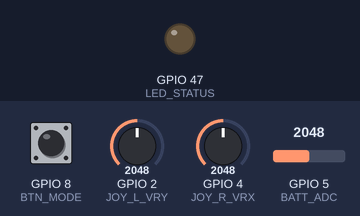
The sketch below on a simulated ESP32-C3. On the bench: output pins drawn as LEDs (lit = HIGH). Dashed ring = blinking. The test bench sets the inputs (shaded band); at power-on: GPIO 2 (JOY_L_VRY) = 2048, GPIO 4 (JOY_R_VRX) = 2048, GPIO 5 (BATT_ADC) = 2048, GPIO 8 (BTN_MODE) HIGH (analog values on the 0–4095 scale). What the sketch prints to the serial monitor is not drawn.

Above: at 0.6 s.
At 3.8 s:
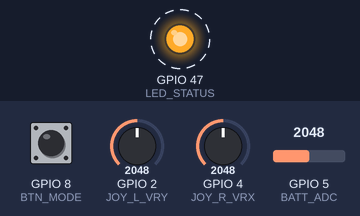
3.9 s: GPIO 2 (JOY_L_VRY) set to 2866
7.4 s: GPIO 4 (JOY_R_VRX) set to 2866
10.9 s: GPIO 5 (BATT_ADC) set to 1228
14.8 s: GPIO 8 (BTN_MODE) pulled LOW for 0.15 s
18.3 s: GPIO 8 (BTN_MODE) pulled LOW for 1 s
21.8 s: GPIO 2 (JOY_L_VRY) set to 3040
Timing chart, 0 to 26.3 s (numbered marks = the images above; inputs shaded):
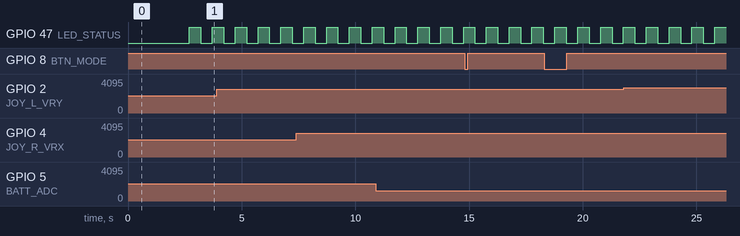

The sketch:

remote_controller.ino
```cpp
/*
 * ============================================================
 * ESP32-S3 遥控器固件 - 二驱小车控制系统
 * ============================================================
 *
 * 硬件平台: ESP32-S3 (WROOM-1)
 * 通信协议: ESP-NOW (2.4GHz, 低延迟点对点)
 * 接收端:   ESP32-C3 (小车端接收器)
 *
 * 输入设备:
 *   左摇杆 (KY-023): Y轴=速度控制 (前进/后退)
 *   右摇杆 (KY-023): X轴=方向控制 (左转/右转)
 *   模式按键: 手动控制/自动运行 切换
 *
 * 供电: 3.7V 锂电池 (18650/锂聚合物) + 升压模块
 *
 * ESP-NOW 数据包格式 (6字节):
 *   [0] Header  (0xAA)
 *   [1] Type    (0x01=控制, 0x03=心跳)
 *   [2] Velocity (int8, -100~100, 左摇杆Y轴)
 *   [3] Turn    (int8, -100~100, 右摇杆X轴)
 *   [4] Flags   (bit0=当前模式: 0=手动, 1=自动; bit1=模式切换请求)
 *   [5] Checksum (XOR of [0]~[4])
 */

#include <esp_now.h>
#include <WiFi.h>

// ============================================================
// 引脚定义 - ESP32-S3 遥控器
// ============================================================

// 左摇杆 (速度控制)
#define JOY_L_VRY 2  // GPIO2  (ADC1_CH1) - 速度 (前后)

// 右摇杆 (方向控制)
#define JOY_R_VRX 4  // GPIO4  (ADC1_CH3) - 方向 (左右)

// 模式按键
#define BTN_MODE 8  // GPIO8  - 手动/自动切换

// 输出
#define LED_STATUS 47  // GPIO47 - 状态指示LED

// 电池检测
#define BATT_ADC 5  // GPIO5  (ADC1_CH4) - 电池电压

// ============================================================
// ESP-NOW 配置
// ============================================================

uint8_t CAR_MAC[] = { 0x90, 0x70, 0x69, 0xAD, 0xFA, 0xCC };

#define ESP_NOW_CHANNEL 1

// ============================================================
// 系统参数
// ============================================================

#define SEND_INTERVAL_MS 50
#define HEARTBEAT_INTERVAL 500
#define ADC_SAMPLES 4
#define ADC_RANGE 4095
#define JOYSTICK_CENTER_DEFAULT 2048
#define JOYSTICK_BASE_DEADZONE 220
#define JOYSTICK_MAX_DEADZONE 420
#define JOYSTICK_RAW_MARGIN 48
#define JOYSTICK_CALIBRATION_SAMPLES 80
#define JOYSTICK_CALIBRATION_DELAY_MS 8
#define BATT_LOW_THRESHOLD 3.3f
#define BATT_FULL_VOLTAGE 4.2f
#define BATT_DIVIDER_RATIO 2.0f

// ============================================================
// 数据包定义
// ============================================================

#define PKT_HEADER 0xAA
#define PKT_CTRL 0x01
#define PKT_HEARTBEAT 0x03

#define FLAG_AUTO_MODE 0x01
#define FLAG_MODE_SWITCH_REQUEST 0x02

typedef struct {
  uint8_t header;
  uint8_t type;
  int8_t velocity;
  int8_t turn;
  uint8_t flags;
  uint8_t checksum;
} __attribute__((packed)) ControlPacket;

typedef struct {
  uint8_t header;
  uint8_t type;
  uint8_t batteryVx10;
  int8_t encSpeedL;
  int8_t encSpeedR;
  uint8_t statusFlags;
  uint8_t checksum;
} __attribute__((packed)) StatusPacket;

// ============================================================
// 全局变量
// ============================================================

ControlPacket txPacket;

typedef struct {
  uint8_t pin;
  int center;
  int minValue;
  int maxValue;
  int deadzone;
  bool invert;
} JoystickAxis;

bool espNowReady = false;
bool carOnline = false;
bool autoMode = false;
unsigned long modeSwitchRequestUntil = 0;

unsigned long lastSendTime = 0;
unsigned long lastHeartbeatTime = 0;
unsigned long lastCarResponse = 0;

int joyLVy = 0;
int joyRVx = 0;

JoystickAxis speedAxis = { JOY_L_VRY, JOYSTICK_CENTER_DEFAULT, 0, ADC_RANGE, JOYSTICK_BASE_DEADZONE, false };
JoystickAxis turnAxis = { JOY_R_VRX, JOYSTICK_CENTER_DEFAULT, 0, ADC_RANGE, JOYSTICK_BASE_DEADZONE, false };

float batteryVoltage = 4.0f;

typedef struct {
  uint8_t pin;
  bool lastState;
  bool currentState;
  unsigned long lastDebounceTime;
} Button;

Button btnMode = { BTN_MODE, HIGH, HIGH, 0 };

#define DEBOUNCE_DELAY 50

// ============================================================
// ADC 读取 (带均值滤波)
// ============================================================

int readAdcAvg(int pin) {
  analogRead(pin);
  delayMicroseconds(200);
  long sum = 0;
  for (int i = 0; i < ADC_SAMPLES; i++) {
    sum += analogRead(pin);
    delayMicroseconds(50);
  }
  return (int)(sum / ADC_SAMPLES);
}

int readAdcMedian(int pin) {
  int samples[9];
  for (int i = 0; i < 9; i++) {
    samples[i] = analogRead(pin);
    delayMicroseconds(30);
  }
  for (int i = 0; i < 8; i++) {
    for (int j = i + 1; j < 9; j++) {
      if (samples[j] < samples[i]) {
        int temp = samples[i];
        samples[i] = samples[j];
        samples[j] = temp;
      }
    }
  }
  return samples[4];
}

int readJoystickRaw(int pin) {
  int avg = readAdcAvg(pin);
  int median = readAdcMedian(pin);
  return (avg + median) / 2;
}

// ============================================================
// 摇杆读取与映射
// ============================================================

void calibrateAxis(JoystickAxis *axis, const char *axisName) {
  long sum = 0;
  int sampleMin = ADC_RANGE;
  int sampleMax = 0;

  for (int i = 0; i < JOYSTICK_CALIBRATION_SAMPLES; i++) {
    int raw = readJoystickRaw(axis->pin);
    sum += raw;
    sampleMin = min(sampleMin, raw);
    sampleMax = max(sampleMax, raw);
    delay(JOYSTICK_CALIBRATION_DELAY_MS);
  }

  axis->center = constrain((int)(sum / JOYSTICK_CALIBRATION_SAMPLES), 0, ADC_RANGE);
  axis->minValue = 0;
  axis->maxValue = ADC_RANGE;

  int centerNoise = max(abs(sampleMax - axis->center), abs(axis->center - sampleMin));
  axis->deadzone = constrain(max(JOYSTICK_BASE_DEADZONE, centerNoise * 4 + JOYSTICK_RAW_MARGIN),
                             JOYSTICK_BASE_DEADZONE, JOYSTICK_MAX_DEADZONE);

  Serial.printf("[校准] %s 中心=%d 采样范围=%d~%d 死区=%d\n",
                axisName, axis->center, sampleMin, sampleMax, axis->deadzone);
}

void calibrateJoysticks() {
  Serial.println("[校准] 请松开摇杆并保持自然回中...");
  delay(300);
  calibrateAxis(&speedAxis, "速度轴");
  calibrateAxis(&turnAxis, "转向轴");
}

int mapJoystick(const JoystickAxis &axis, int rawValue) {
  long centered = (long)rawValue - axis.center;
  if (abs(centered) <= axis.deadzone) {
    return 0;
  }

  long magnitude = abs(centered) - axis.deadzone;
  long span = centered > 0
                ? (long)axis.maxValue - axis.center - axis.deadzone
                : (long)axis.center - axis.minValue - axis.deadzone;
  span = max(1L, span);

  int mapped = (int)((magnitude * 100L) / span);
  mapped = constrain(mapped, 0, 100);

  if (centered < 0) {
    mapped = -mapped;
  }
  if (axis.invert) {
    mapped = -mapped;
  }

  return mapped;
}

void readJoysticks() {
  int rawL = readJoystickRaw(JOY_L_VRY);
  int rawR = readJoystickRaw(JOY_R_VRX);
  joyLVy = mapJoystick(speedAxis, rawL);
  joyRVx = mapJoystick(turnAxis, rawR);

  static unsigned long lastDebug = 0;
  static int prevRawL = 0, prevRawR = 0;
  if (millis() - lastDebug > 100) {
    int deltaL = abs(rawL - prevRawL);
    int deltaR = abs(rawR - prevRawR);
    Serial.printf("[摇杆] RAW L=%4d C=%4d(%+3d) R=%4d C=%4d(%+3d) | MAP V=%4d T=%4d\n",
                  rawL, speedAxis.center, deltaL, rawR, turnAxis.center, deltaR, joyLVy, joyRVx);
    prevRawL = rawL;
    prevRawR = rawR;
    lastDebug = millis();
  }
}

// ============================================================
// 按键处理 (去抖)
// ============================================================

bool updateButton(Button *btn) {
  bool reading = digitalRead(btn->pin);

  if (reading != btn->lastState) {
    btn->lastDebounceTime = millis();
  }

  if ((millis() - btn->lastDebounceTime) > DEBOUNCE_DELAY) {
    if (reading != btn->currentState) {
      btn->currentState = reading;
      if (btn->currentState == LOW) {
        btn->lastState = reading;
        return true;
      }
    }
  }

  btn->lastState = reading;
  return false;
}

void handleButtons() {
  if (updateButton(&btnMode)) {
    autoMode = !autoMode;
    modeSwitchRequestUntil = millis() + 300;
    Serial.print("[按键] 模式切换: ");
    Serial.println(autoMode ? "自动运行" : "手动控制");
  }
}

// ============================================================
// 电池电压检测
// ============================================================

void checkBattery() {
  int raw = readAdcAvg(BATT_ADC);
  float adcVoltage = raw * (3.3f / ADC_RANGE);
  batteryVoltage = adcVoltage * BATT_DIVIDER_RATIO;

  if (batteryVoltage < BATT_LOW_THRESHOLD) {
    static unsigned long lastWarn = 0;
    if (millis() - lastWarn > 3000) {
      Serial.print("[警告] 遥控器电池低压: ");
      Serial.print(batteryVoltage);
      Serial.println("V");
      lastWarn = millis();
    }
  }
}

// ============================================================
// ESP-NOW 回调
// ============================================================

void onSend(const uint8_t *macAddr, esp_now_send_status_t status) {
  if (status != ESP_NOW_SEND_SUCCESS) {
    Serial.println("[ESP-NOW] 发送失败");
  }
}

void onRecv(const uint8_t *mac_addr, const uint8_t *data, int len) {
  if (len < 2) return;

  if (data[0] == 0xBB && data[1] == 0x01 && len >= sizeof(StatusPacket)) {
    lastCarResponse = millis();
    carOnline = true;

    StatusPacket pkt;
    memcpy(&pkt, data, sizeof(pkt));

    uint8_t cs = calcChecksum((uint8_t *)&pkt, sizeof(pkt) - 1);
    if (cs != pkt.checksum) return;

    float carBatt = pkt.batteryVx10 / 10.0f;

    if (carBatt < 10.0f) {
      static unsigned long lastCarWarn = 0;
      if (millis() - lastCarWarn > 5000) {
        Serial.print("[警告] 小车电池低压: ");
        Serial.print(carBatt);
        Serial.println("V");
        lastCarWarn = millis();
      }
    }
  }
}

// ============================================================
// ESP-NOW 初始化
// ============================================================

bool initEspNow() {
  WiFi.mode(WIFI_STA);

  if (esp_now_init() != ESP_OK) {
    Serial.println("[ESP-NOW] 初始化失败!");
    return false;
  }

  esp_now_register_send_cb(onSend);
  esp_now_register_recv_cb(onRecv);

  esp_now_peer_info_t peerInfo = {};
  memcpy(peerInfo.peer_addr, CAR_MAC, 6);
  peerInfo.channel = ESP_NOW_CHANNEL;
  peerInfo.encrypt = false;

  if (esp_now_add_peer(&peerInfo) != ESP_OK) {
    Serial.println("[ESP-NOW] 添加对端失败!");
    return false;
  }

  Serial.println("[ESP-NOW] 初始化成功");
  Serial.print("[ESP-NOW] 本机MAC: ");
  Serial.println(WiFi.macAddress());
  Serial.print("[ESP-NOW] 目标MAC: ");
  Serial.printf("%02X:%02X:%02X:%02X:%02X:%02X\n",
                CAR_MAC[0], CAR_MAC[1], CAR_MAC[2],
                CAR_MAC[3], CAR_MAC[4], CAR_MAC[5]);

  return true;
}

// ============================================================
// 数据包构建与发送
// ============================================================

uint8_t calcChecksum(const uint8_t *data, int len) {
  uint8_t cs = 0;
  for (int i = 0; i < len; i++) {
    cs ^= data[i];
  }
  return cs;
}

void buildControlPacket() {
  int8_t vel = (int8_t)joyLVy;
  int8_t trn = (int8_t)joyRVx;

  if (autoMode) {
    vel = 0;
    trn = 0;
  }

  txPacket.header = PKT_HEADER;
  txPacket.type = PKT_CTRL;
  txPacket.velocity = vel;
  txPacket.turn = trn;
  txPacket.flags = 0;
  if (autoMode) txPacket.flags |= FLAG_AUTO_MODE;
  if (millis() < modeSwitchRequestUntil) txPacket.flags |= FLAG_MODE_SWITCH_REQUEST;
  txPacket.checksum = calcChecksum((uint8_t *)&txPacket, sizeof(txPacket) - 1);
}

void sendControlPacket() {
  if (!espNowReady) return;

  buildControlPacket();

  esp_err_t result = esp_now_send(CAR_MAC, (uint8_t *)&txPacket, sizeof(txPacket));

  if (result != ESP_OK) {
    Serial.println("[ESP-NOW] 发送错误");
  }
}

void sendHeartbeat() {
  if (!espNowReady) return;

  ControlPacket hb = {};
  hb.header = PKT_HEADER;
  hb.type = PKT_HEARTBEAT;
  hb.flags = autoMode ? FLAG_AUTO_MODE : 0;
  if (millis() < modeSwitchRequestUntil) hb.flags |= FLAG_MODE_SWITCH_REQUEST;
  hb.checksum = calcChecksum((uint8_t *)&hb, sizeof(hb) - 1);

  esp_now_send(CAR_MAC, (uint8_t *)&hb, sizeof(hb));
}

// ============================================================
// 状态 LED 控制
// ============================================================

void updateStatusLed() {
  static unsigned long lastToggle = 0;
  static bool ledState = false;

  if (!carOnline) {
    if (millis() - lastToggle > 500) {
      ledState = !ledState;
      digitalWrite(LED_STATUS, ledState);
      lastToggle = millis();
    }
  } else if (autoMode) {
    if (millis() - lastToggle > 800) {
      ledState = !ledState;
      digitalWrite(LED_STATUS, ledState);
      lastToggle = millis();
    }
  } else if (batteryVoltage < BATT_LOW_THRESHOLD) {
    if (millis() - lastToggle > 1000) {
      ledState = !ledState;
      digitalWrite(LED_STATUS, ledState);
      lastToggle = millis();
    }
  } else {
    digitalWrite(LED_STATUS, HIGH);
  }
}

// ============================================================
// 串口状态打印
// ============================================================

void printStatus() {
  Serial.println(F("========== 遥控器状态 =========="));
  Serial.printf("  小车在线: %s\n", carOnline ? "是" : "否");
  Serial.printf("  控制模式: %s\n", autoMode ? "自动运行" : "手动控制");
  Serial.printf("  左摇杆Y(速度): %d\n", joyLVy);
  Serial.printf("  右摇杆X(方向): %d\n", joyRVx);
  Serial.printf("  电池: %.2fV\n", batteryVoltage);
  Serial.printf("  发送: Vel=%d Trn=%d Flags=0x%02X\n",
                txPacket.velocity, txPacket.turn, txPacket.flags);
  Serial.println(F("================================"));
}

// ============================================================
// 初始化
// ============================================================

void setup() {
  Serial.begin(115200);
  delay(500);

  Serial.println(F("========================================"));
  Serial.println(F("  ESP32-S3 遥控器"));
  Serial.println(F("  通信: ESP-NOW"));
  Serial.println(F("  左摇杆: 速度控制"));
  Serial.println(F("  右摇杆: 方向控制"));
  Serial.println(F("  按键: 手动/自动切换"));
  Serial.println(F("========================================"));

  analogReadResolution(12);
  analogSetAttenuation(ADC_11db);

  pinMode(JOY_L_VRY, INPUT);
  pinMode(JOY_R_VRX, INPUT);
  pinMode(BATT_ADC, INPUT);

  pinMode(BTN_MODE, INPUT_PULLUP);

  pinMode(LED_STATUS, OUTPUT);
  digitalWrite(LED_STATUS, LOW);

  calibrateJoysticks();

  espNowReady = initEspNow();

  if (!espNowReady) {
    Serial.println("[错误] ESP-NOW 初始化失败, 请检查WiFi配置");
    while (1) {
      digitalWrite(LED_STATUS, !digitalRead(LED_STATUS));
      delay(100);
    }
  }

  Serial.println("[初始化] 系统就绪");
  Serial.println("----------------------------------------");
  Serial.println("操作说明:");
  Serial.println("  左摇杆Y轴: 控制速度 (前推=前进, 后拉=后退)");
  Serial.println("  右摇杆X轴: 控制方向 (左推=左转, 右推=右转)");
  Serial.println("  模式按键: 切换手动控制/自动运行");
  Serial.println("----------------------------------------");
  Serial.println();
  Serial.print("[重要] 请修改 CAR_MAC 为小车端ESP32-C3的MAC地址!");
  Serial.printf("  本机MAC: %s\n", WiFi.macAddress().c_str());

  delay(200);
}

// ============================================================
// 主循环
// ============================================================

void loop() {
  unsigned long now = millis();

  readJoysticks();

  handleButtons();

  static unsigned long lastBattCheck = 0;
  if (now - lastBattCheck > 5000) {
    checkBattery();
    lastBattCheck = now;
  }

  if (carOnline && (now - lastCarResponse > 5000)) {
    carOnline = false;
    Serial.println("[状态] 小车离线");
  }

  if (now - lastSendTime >= SEND_INTERVAL_MS) {
    sendControlPacket();
    lastSendTime = now;
  }

  if (now - lastHeartbeatTime >= HEARTBEAT_INTERVAL) {
    sendHeartbeat();
    lastHeartbeatTime = now;
  }

  updateStatusLed();

  static unsigned long lastPrint = 0;
  if (now - lastPrint >= 3000) {
    printStatus();
    lastPrint = now;
  }
}
```

Measured:
- by itself, GPIO 47 (LED_STATUS): alternates HIGH for 0.50 s and LOW for 0.50 s
